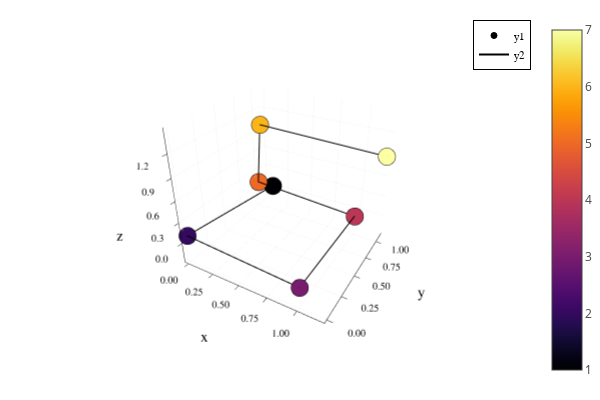

Notebook source saved alongside this figure:
### Code cell
newQ = copy(Q)
newQ = dihedralRotate(newQ,3,pi/2)
fig = Plots.plot(zlim=(-0.3,1.5))
plotChain!(newQ)
display(fig)

### Figure 1 — Plotly figure (JSON) as saved in the notebook; plotly's stock layout.template omitted (floating-point values rounded to 4 significant figures; data arrays with more than 128 entries replaced by an {"elided": "..."} marker saying what was removed)
{"data": [{"colorbar": {"title": {"text": ""}}, "legendgroup": "y1", "marker": {"color": "rgba(0, 0, 4, 1.000)", "line": {"color": "rgba(0, 0, 0, 1)", "width": 1}, "size": 6, "symbol": "circle"}, "mode": "markers", "name": "y1", "scene": "scene", "showlegend": true, "type": "scatter3d", "x": [0.1], "xaxis": "x", "y": [1.1], "yaxis": "y", "z": [2.443e-09], "zaxis": "z", "zmax": 7, "zmin": 1}, {"colorbar": {"title": {"text": ""}}, "legendgroup": "y1", "marker": {"color": "rgba(51, 10, 94, 1.000)", "line": {"color": "rgba(0, 0, 0, 1)", "width": 1}, "size": 6, "symbol": "circle"}, "mode": "markers", "name": "y1", "scene": "scene", "showlegend": false, "type": "scatter3d", "x": [6.295e-09], "xaxis": "x", "y": [6.959e-09], "yaxis": "y", "z": [0.1], "zaxis": "z", "zmax": 7, "zmin": 1}, {"colorbar": {"title": {"text": ""}}, "legendgroup": "y1", "marker": {"color": "rgba(120, 28, 109, 1.000)", "line": {"color": "rgba(0, 0, 0, 1)", "width": 1}, "size": 6, "symbol": "circle"}, "mode": "markers", "name": "y1", "scene": "scene", "showlegend": false, "type": "scatter3d", "x": [1.0], "xaxis": "x", "y": [2.154e-09], "yaxis": "y", "z": [6.04e-09], "zaxis": "z", "zmax": 7, "zmin": 1}, {"colorbar": {"title": {"text": ""}}, "legendgroup": "y1", "marker": {"color": "rgba(187, 55, 85, 1.000)", "line": {"color": "rgba(0, 0, 0, 1)", "width": 1}, "size": 6, "symbol": "circle"}, "mode": "markers", "name": "y1", "scene": "scene", "showlegend": false, "type": "scatter3d", "x": [1.0], "xaxis": "x", "y": [1.0], "yaxis": "y", "z": [4.018e-09], "zaxis": "z", "zmax": 7, "zmin": 1}, {"colorbar": {"title": {"text": ""}}, "legendgroup": "y1", "marker": {"color": "rgba(237, 105, 37, 1.000)", "line": {"color": "rgba(0, 0, 0, 1)", "width": 1}, "size": 6, "symbol": "circle"}, "mode": "markers", "name": "y1", "scene": "scene", "showlegend": false, "type": "scatter3d", "x": [9.311e-09], "xaxis": "x", "y": [1.0], "yaxis": "y", "z": [0.1], "zaxis": "z", "zmax": 7, "zmin": 1}, {"colorbar": {"title": {"text": ""}}, "legendgroup": "y1", "marker": {"color": "rgba(252, 181, 25, 1.000)", "line": {"color": "rgba(0, 0, 0, 1)", "width": 1}, "size": 6, "symbol": "circle"}, "mode": "markers", "name": "y1", "scene": "scene", "showlegend": false, "type": "scatter3d", "x": [0.1094], "xaxis": "x", "y": [0.9005], "yaxis": "y", "z": [1.094], "zaxis": "z", "zmax": 7, "zmin": 1}, {"colorbar": {"title": {"text": ""}}, "legendgroup": "y1", "marker": {"color": "rgba(252, 255, 164, 1.000)", "line": {"color": "rgba(0, 0, 0, 1)", "width": 1}, "size": 6, "symbol": "circle"}, "mode": "markers", "name": "y1", "scene": "scene", "showlegend": false, "type": "scatter3d", "x": [1.179], "xaxis": "x", "y": [1.109], "yaxis": "y", "z": [0.8866], "zaxis": "z", "zmax": 7, "zmin": 1}, {"colorbar": {"title": {"text": ""}}, "hoverinfo": "none", "marker": {"cmax": 7, "cmin": 1, "color": [0.5], "colorscale": {"elided": "256x2 mixed values"}, "opacity": 1e-10, "showscale": true, "size": 1e-10}, "mode": "markers", "name": "y1", "scene": "scene", "showlegend": false, "type": "scatter3d", "x": [0.1], "xaxis": "x", "y": [1.1], "yaxis": "y", "z": [2.443e-09], "zaxis": "z", "zmax": 7, "zmin": 1}, {"colorbar": {"title": {"text": ""}}, "legendgroup": "y2", "line": {"color": "rgba(0, 0, 0, 1)", "dash": "solid", "shape": "linear", "width": 2}, "mode": "lines", "name": "y2", "scene": "scene", "showlegend": true, "type": "scatter3d", "x": [0.1, 6.295e-09, 1.0, 1.0, 9.311e-09, 0.1094, 1.179], "xaxis": "x", "y": [1.1, 6.959e-09, 2.154e-09, 1.0, 1.0, 0.9005, 1.109], "yaxis": "y", "z": [2.443e-09, 0.1, 6.04e-09, 4.018e-09, 0.1, 1.094, 0.8866], "zaxis": "z", "zmax": 7, "zmin": 1}], "layout": {"annotations": [], "height": 400, "legend": {"bgcolor": "rgba(255, 255, 255, 1.000)", "bordercolor": "rgba(0, 0, 0, 1)", "borderwidth": 1, "font": {"color": "rgba(0, 0, 0, 1)", "family": "sans-serif", "size": 11}, "title": {"font": {"color": "rgba(0, 0, 0, 1)", "family": "sans-serif", "size": 15}, "text": ""}, "tracegroupgap": 0, "traceorder": "normal", "x": 1, "xanchor": "auto", "y": 1, "yanchor": "auto"}, "margin": {"b": 20, "l": 0, "r": 0, "t": 20}, "paper_bgcolor": "rgba(255, 255, 255, 1.000)", "plot_bgcolor": "rgba(255, 255, 255, 1.000)", "scene": {"aspectmode": "auto", "aspectratio": {"x": 1.046, "y": 0.9846, "z": 0.9709}, "camera": {"center": {"x": 0, "y": 0, "z": 0}, "eye": {"x": 1.126, "y": -1.95, "z": 1.3}, "projection": {"type": "perspective"}, "up": {"x": 0, "y": 0, "z": 1}}, "domain": {"x": [0.09128, 0.9934], "y": [0.07581, 0.9902]}, "xaxis": {"gridcolor": "rgba(0, 0, 0, 0.1)", "gridwidth": 0.5, "linecolor": "rgba(0, 0, 0, 1)", "mirror": false, "range": [-0.03536, 1.214], "showgrid": true, "showline": true, "showticklabels": true, "tickangle": 0, "tickcolor": "rgb(0, 0, 0)", "tickfont": {"color": "rgba(0, 0, 0, 1)", "family": "sans-serif", "size": 11}, "tickmode": "array", "ticks": "inside", "ticktext": ["0.00", "0.25", "0.50", "0.75", "1.00"], "tickvals": [0, 0.25, 0.5, 0.75, 1], "title": {"font": {"color": "rgba(0, 0, 0, 1)", "family": "sans-serif", "size": 15}, "text": "x"}, "type": "linear", "visible": true, "zeroline": false, "zerolinecolor": "rgba(0, 0, 0, 1)"}, "yaxis": {"gridcolor": "rgba(0, 0, 0, 0.1)", "gridwidth": 0.5, "linecolor": "rgba(0, 0, 0, 1)", "mirror": false, "range": [-0.03328, 1.143], "showgrid": true, "showline": true, "showticklabels": true, "tickangle": 0, "tickcolor": "rgb(0, 0, 0)", "tickfont": {"color": "rgba(0, 0, 0, 1)", "family": "sans-serif", "size": 11}, "tickmode": "array", "ticks": "inside", "ticktext": ["0.00", "0.25", "0.50", "0.75", "1.00"], "tickvals": [0, 0.25, 0.5, 0.75, 1], "title": {"font": {"color": "rgba(0, 0, 0, 1)", "family": "sans-serif", "size": 15}, "text": "y"}, "type": "linear", "visible": true, "zeroline": false, "zerolinecolor": "rgba(0, 0, 0, 1)"}, "zaxis": {"gridcolor": "rgba(0, 0, 0, 0.1)", "gridwidth": 0.5, "linecolor": "rgba(0, 0, 0, 1)", "mirror": false, "range": [-0.3, 1.5], "showgrid": true, "showline": true, "showticklabels": true, "tickangle": 0, "tickcolor": "rgb(0, 0, 0)", "tickfont": {"color": "rgba(0, 0, 0, 1)", "family": "sans-serif", "size": 11}, "tickmode": "array", "ticks": "inside", "ticktext": ["0.0", "0.3", "0.6", "0.9", "1.2"], "tickvals": [0, 0.3, 0.6, 0.9, 1.2], "title": {"font": {"color": "rgba(0, 0, 0, 1)", "family": "sans-serif", "size": 15}, "text": "z"}, "type": "linear", "visible": true, "zeroline": false, "zerolinecolor": "rgba(0, 0, 0, 1)"}}, "showlegend": true, "width": 600}}
